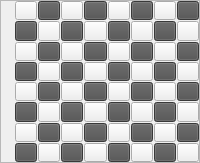
    <widget class="QFrame" name="frame">
     <property name="sizePolicy">
      <sizepolicy hsizetype="Expanding" vsizetype="Expanding">
       <horstretch>0</horstretch>
       <verstretch>0</verstretch>
      </sizepolicy>
     </property>
     <property name="frameShape">
      <enum>QFrame::StyledPanel</enum>
     </property>
     <property name="frameShadow">
      <enum>QFrame::Raised</enum>
     </property>
     <layout class="QHBoxLayout" name="horizontalLayout_3" stretch="1,40">
      <property name="spacing">
       <number>7</number>
      </property>
      <property name="leftMargin">
       <number>0</number>
      </property>
      <property name="topMargin">
       <number>0</number>
      </property>
      <property name="rightMargin">
       <number>0</number>
      </property>
      <property name="bottomMargin">
       <number>0</number>
      </property>
      <item>
       <layout class="QVBoxLayout" name="verticalLayout">
        <item>
         <widget class="QLabel" name="label_y7">
          <property name="text">
           <string/>
          </property>
         </widget>
        </item>
        <item>
         <widget class="QLabel" name="label_y6">
          <property name="text">
           <string/>
          </property>
         </widget>
        </item>
        <item>
         <widget class="QLabel" name="label_y5">
          <property name="text">
           <string/>
          </property>
         </widget>
        </item>
        <item>
         <widget class="QLabel" name="label_y4">
          <property name="text">
           <string/>
          </property>
         </widget>
        </item>
        <item>
         <widget class="QLabel" name="label_y3">
          <property name="text">
           <string/>
          </property>
         </widget>
        </item>
        <item>
         <widget class="QLabel" name="label_y2">
          <property name="text">
           <string/>
          </property>
         </widget>
        </item>
        <item>
         <widget class="QLabel" name="label_y1">
          <property name="text">
           <string/>
          </property>
         </widget>
        </item>
        <item>
         <widget class="QLabel" name="label_y0">
          <property name="text">
           <string/>
          </property>
         </widget>
        </item>
       </layout>
      </item>
      <item>
       <layout class="QGridLayout" name="gridLayout_2" rowstretch="1,1,1,1,1,1,1,1" columnstretch="1,1,1,1,1,1,1,1" rowminimumheight="1,1,1,1,1,1,1,1" columnminimumwidth="1,1,1,1,1,1,1,1">
        <property name="sizeConstraint">
         <enum>QLayout::SetDefaultConstraint</enum>
        </property>
        <property name="spacing">
         <number>1</number>
        </property>
        <item row="0" column="1">
         <widget class="QPushButton" name="B_15">
          <property name="sizePolicy">
           <sizepolicy hsizetype="Ignored" vsizetype="Ignored">
            <horstretch>0</horstretch>
            <verstretch>0</verstretch>
           </sizepolicy>
          </property>
          <property name="styleSheet">
           <string notr="true">background-color: rgb(80, 80, 80);</string>
          </property>
          <property name="text">
           <string/>
          </property>
         </widget>
        </item>
        <item row="0" column="2">
         <widget class="QPushButton" name="C_9">
          <property name="sizePolicy">
           <sizepolicy hsizetype="Ignored" vsizetype="Ignored">
            <horstretch>0</horstretch>
            <verstretch>0</verstretch>
           </sizepolicy>
          </property>
          <property name="text">
           <string/>
          </property>
         </widget>
        </item>
        <item row="4" column="7">
         <widget class="QPushButton" name="H_11">
          <property name="sizePolicy">
           <sizepolicy hsizetype="Ignored" vsizetype="Ignored">
            <horstretch>0</horstretch>
            <verstretch>0</verstretch>
           </sizepolicy>
          </property>
          <property name="styleSheet">
           <string>background-color: rgb(80, 80, 80);</string>
          </property>
          <property name="text">
           <string/>
          </property>
         </widget>
        </item>
        <item row="7" column="3">
         <widget class="QPushButton" name="D_15">
          <property name="sizePolicy">
           <sizepolicy hsizetype="Ignored" vsizetype="Ignored">
            <horstretch>0</horstretch>
            <verstretch>0</verstretch>
           </sizepolicy>
          </property>
          <property name="layoutDirection">
           <enum>Qt::LeftToRight</enum>
          </property>
          <property name="text">
           <string/>
          </property>
         </widget>
        </item>
        <item row="1" column="4">
         <widget class="QPushButton" name="E_16">
          <property name="sizePolicy">
           <sizepolicy hsizetype="Ignored" vsizetype="Ignored">
            <horstretch>0</horstretch>
            <verstretch>0</verstretch>
           </sizepolicy>
          </property>
          <property name="styleSheet">
           <string>background-color: rgb(80, 80, 80);</string>
          </property>
          <property name="text">
           <string/>
          </property>
         </widget>
        </item>
        <item row="2" column="6">
         <widget class="QPushButton" name="G_13">
          <property name="sizePolicy">
           <sizepolicy hsizetype="Ignored" vsizetype="Ignored">
            <horstretch>0</horstretch>
            <verstretch>0</verstretch>
           </sizepolicy>
          </property>
          <property name="text">
           <string/>
          </property>
         </widget>
        </item>
        <item row="5" column="4">
         <widget class="QPushButton" name="E_10">
          <property name="sizePolicy">
           <sizepolicy hsizetype="Ignored" vsizetype="Ignored">
            <horstretch>0</horstretch>
            <verstretch>0</verstretch>
           </sizepolicy>
          </property>
          <property name="styleSheet">
           <string>background-color: rgb(80, 80, 80);</string>
          </property>
          <property name="text">
           <string/>
          </property>
         </widget>
        </item>
        <item row="4" column="0">
         <widget class="QPushButton" name="A_14">
          <property name="sizePolicy">
           <sizepolicy hsizetype="Ignored" vsizetype="Ignored">
            <horstretch>0</horstretch>
            <verstretch>0</verstretch>
           </sizepolicy>
          </property>
          <property name="layoutDirection">
           <enum>Qt::LeftToRight</enum>
          </property>
          <property name="text">
           <string/>
          </property>
         </widget>
        </item>
        <item row="5" column="2">
         <widget class="QPushButton" name="C_16">
          <property name="sizePolicy">
           <sizepolicy hsizetype="Ignored" vsizetype="Ignored">
            <horstretch>0</horstretch>
            <verstretch>0</verstretch>
           </sizepolicy>
          </property>
          <property name="layoutDirection">
           <enum>Qt::LeftToRight</enum>
          </property>
          <property name="styleSheet">
           <string>background-color: rgb(80, 80, 80);</string>
          </property>
          <property name="text">
           <string/>
          </property>
         </widget>
        </item>
        <item row="1" column="3">
         <widget class="QPushButton" name="D_10">
          <property name="sizePolicy">
           <sizepolicy hsizetype="Ignored" vsizetype="Ignored">
            <horstretch>0</horstretch>
            <verstretch>0</verstretch>
           </sizepolicy>
          </property>
          <property name="text">
           <string/>
          </property>
         </widget>
        </item>
        <item row="0" column="5">
         <widget class="QPushButton" name="F_15">
          <property name="sizePolicy">
           <sizepolicy hsizetype="Ignored" vsizetype="Ignored">
            <horstretch>0</horstretch>
            <verstretch>0</verstretch>
           </sizepolicy>
          </property>
          <property name="styleSheet">
           <string>background-color: rgb(80, 80, 80);</string>
          </property>
          <property name="text">
           <string/>
          </property>
         </widget>
        </item>
        <item row="7" column="7">
         <widget class="QPushButton" name="H_12">
          <property name="sizePolicy">
           <sizepolicy hsizetype="Ignored" vsizetype="Ignored">
            <horstretch>0</horstretch>
            <verstretch>0</verstretch>
           </sizepolicy>
          </property>
          <property name="text">
           <string/>
          </property>
         </widget>
        </item>
        <item row="3" column="3">
         <widget class="QPushButton" name="D_13">
          <property name="sizePolicy">
           <sizepolicy hsizetype="Ignored" vsizetype="Ignored">
            <horstretch>0</horstretch>
            <verstretch>0</verstretch>
           </sizepolicy>
          </property>
          <property name="layoutDirection">
           <enum>Qt::LeftToRight</enum>
          </property>
          <property name="text">
           <string/>
          </property>
         </widget>
        </item>
        <item row="6" column="0">
         <widget class="QPushButton" name="A_12">
          <property name="sizePolicy">
           <sizepolicy hsizetype="Ignored" vsizetype="Ignored">
            <horstretch>0</horstretch>
            <verstretch>0</verstretch>
           </sizepolicy>
          </property>
          <property name="text">
           <string/>
          </property>
         </widget>
        </item>
        <item row="7" column="5">
         <widget class="QPushButton" name="F_16">
          <property name="sizePolicy">
           <sizepolicy hsizetype="Ignored" vsizetype="Ignored">
            <horstretch>0</horstretch>
            <verstretch>0</verstretch>
           </sizepolicy>
          </property>
          <property name="text">
           <string/>
          </property>
         </widget>
        </item>
        <item row="4" column="6">
         <widget class="QPushButton" name="G_9">
          <property name="sizePolicy">
           <sizepolicy hsizetype="Ignored" vsizetype="Ignored">
            <horstretch>0</horstretch>
            <verstretch>0</verstretch>
           </sizepolicy>
          </property>
          <property name="text">
           <string/>
          </property>
         </widget>
        </item>
        <item row="6" column="7">
         <widget class="QPushButton" name="H_15">
          <property name="sizePolicy">
           <sizepolicy hsizetype="Ignored" vsizetype="Ignored">
            <horstretch>0</horstretch>
            <verstretch>0</verstretch>
           </sizepolicy>
          </property>
          <property name="styleSheet">
           <string>background-color: rgb(80, 80, 80);</string>
          </property>
          <property name="text">
           <string/>
          </property>
         </widget>
        </item>
        <item row="4" column="2">
         <widget class="QPushButton" name="C_13">
          <property name="sizePolicy">
           <sizepolicy hsizetype="Ignored" vsizetype="Ignored">
            <horstretch>0</horstretch>
            <verstretch>0</verstretch>
           </sizepolicy>
          </property>
          <property name="layoutDirection">
           <enum>Qt::LeftToRight</enum>
          </property>
          <property name="text">
           <string/>
          </property>
         </widget>
        </item>
        <item row="3" column="5">
         <widget class="QPushButton" name="F_9">
          <property name="sizePolicy">
           <sizepolicy hsizetype="Ignored" vsizetype="Ignored">
            <horstretch>0</horstretch>
            <verstretch>0</verstretch>
           </sizepolicy>
          </property>
          <property name="text">
           <string/>
          </property>
         </widget>
        </item>
        <item row="0" column="7">
         <widget class="QPushButton" name="H_9">
          <property name="sizePolicy">
           <sizepolicy hsizetype="Ignored" vsizetype="Ignored">
            <horstretch>0</horstretch>
            <verstretch>0</verstretch>
           </sizepolicy>
          </property>
          <property name="styleSheet">
           <string>background-color: rgb(80, 80, 80);</string>
          </property>
          <property name="text">
           <string/>
          </property>
         </widget>
        </item>
        <item row="2" column="3">
         <widget class="QPushButton" name="D_9">
          <property name="sizePolicy">
           <sizepolicy hsizetype="Ignored" vsizetype="Ignored">
            <horstretch>0</horstretch>
            <verstretch>0</verstretch>
           </sizepolicy>
          </property>
          <property name="styleSheet">
           <string>background-color: rgb(80, 80, 80);</string>
          </property>
          <property name="text">
           <string/>
          </property>
         </widget>
        </item>
        <item row="1" column="2">
         <widget class="QPushButton" name="C_11">
          <property name="sizePolicy">
           <sizepolicy hsizetype="Ignored" vsizetype="Ignored">
            <horstretch>0</horstretch>
            <verstretch>0</verstretch>
           </sizepolicy>
          </property>
          <property name="styleSheet">
           <string>background-color: rgb(80, 80, 80);</string>
          </property>
          <property name="text">
           <string/>
          </property>
         </widget>
        </item>
        <item row="4" column="1">
         <widget class="QPushButton" name="B_13">
          <property name="sizePolicy">
           <sizepolicy hsizetype="Ignored" vsizetype="Ignored">
            <horstretch>0</horstretch>
            <verstretch>0</verstretch>
           </sizepolicy>
          </property>
          <property name="layoutDirection">
           <enum>Qt::LeftToRight</enum>
          </property>
          <property name="styleSheet">
           <string>background-color: rgb(80, 80, 80);</string>
          </property>
          <property name="text">
           <string/>
          </property>
         </widget>
        </item>
        <item row="7" column="6">
         <widget class="QPushButton" name="G_14">
          <property name="sizePolicy">
           <sizepolicy hsizetype="Ignored" vsizetype="Ignored">
            <horstretch>0</horstretch>
            <verstretch>0</verstretch>
           </sizepolicy>
          </property>
          <property name="styleSheet">
           <string>background-color: rgb(80, 80, 80);</string>
          </property>
          <property name="text">
           <string/>
          </property>
         </widget>
        </item>
        <item row="3" column="6">
         <widget class="QPushButton" name="G_15">
          <property name="sizePolicy">
           <sizepolicy hsizetype="Ignored" vsizetype="Ignored">
            <horstretch>0</horstretch>
            <verstretch>0</verstretch>
           </sizepolicy>
          </property>
          <property name="styleSheet">
           <string>background-color: rgb(80, 80, 80);</string>
          </property>
          <property name="text">
           <string/>
          </property>
         </widget>
        </item>
        <item row="3" column="0">
         <widget class="QPushButton" name="A_11">
          <property name="sizePolicy">
           <sizepolicy hsizetype="Ignored" vsizetype="Ignored">
            <horstretch>0</horstretch>
            <verstretch>0</verstretch>
           </sizepolicy>
          </property>
          <property name="layoutDirection">
           <enum>Qt::LeftToRight</enum>
          </property>
          <property name="styleSheet">
           <string>background-color: rgb(80, 80, 80);</string>
          </property>
          <property name="text">
           <string/>
          </property>
         </widget>
        </item>
        <item row="5" column="6">
         <widget class="QPushButton" name="G_10">
          <property name="sizePolicy">
           <sizepolicy hsizetype="Ignored" vsizetype="Ignored">
            <horstretch>0</horstretch>
            <verstretch>0</verstretch>
           </sizepolicy>
          </property>
          <property name="styleSheet">
           <string>background-color: rgb(80, 80, 80);</string>
          </property>
          <property name="text">
           <string/>
          </property>
         </widget>
        </item>
        <item row="3" column="4">
         <widget class="QPushButton" name="E_13">
          <property name="sizePolicy">
           <sizepolicy hsizetype="Ignored" vsizetype="Ignored">
            <horstretch>0</horstretch>
            <verstretch>0</verstretch>
           </sizepolicy>
          </property>
          <property name="styleSheet">
           <string>background-color: rgb(80, 80, 80);</string>
          </property>
          <property name="text">
           <string/>
          </property>
         </widget>
        </item>
        <item row="0" column="0">
         <widget class="QPushButton" name="A_16">
          <property name="sizePolicy">
           <sizepolicy hsizetype="Ignored" vsizetype="Ignored">
            <horstretch>0</horstretch>
            <verstretch>0</verstretch>
           </sizepolicy>
          </property>
          <property name="text">
           <string/>
          </property>
         </widget>
        </item>
        <item row="6" column="1">
         <widget class="QPushButton" name="B_9">
          <property name="sizePolicy">
           <sizepolicy hsizetype="Ignored" vsizetype="Ignored">
            <horstretch>0</horstretch>
            <verstretch>0</verstretch>
           </sizepolicy>
          </property>
          <property name="styleSheet">
           <string>background-color: rgb(80, 80, 80);</string>
          </property>
          <property name="text">
           <string/>
          </property>
         </widget>
        </item>
        <item row="2" column="5">
         <widget class="QPushButton" name="F_10">
          <property name="sizePolicy">
           <sizepolicy hsizetype="Ignored" vsizetype="Ignored">
            <horstretch>0</horstretch>
            <verstretch>0</verstretch>
           </sizepolicy>
          </property>
          <property name="styleSheet">
           <string>background-color: rgb(80, 80, 80);</string>
          </property>
          <property name="text">
           <string/>
          </property>
         </widget>
        </item>
        <item row="7" column="0">
         <widget class="QPushButton" name="A_10">
          <property name="sizePolicy">
           <sizepolicy hsizetype="Ignored" vsizetype="Ignored">
            <horstretch>0</horstretch>
            <verstretch>0</verstretch>
           </sizepolicy>
          </property>
          <property name="layoutDirection">
           <enum>Qt::LeftToRight</enum>
          </property>
          <property name="styleSheet">
           <string notr="true">background-color: rgb(80, 80, 80);</string>
          </property>
          <property name="text">
           <string/>
          </property>
         </widget>
        </item>
        <item row="6" column="2">
         <widget class="QPushButton" name="C_10">
          <property name="sizePolicy">
           <sizepolicy hsizetype="Ignored" vsizetype="Ignored">
            <horstretch>0</horstretch>
            <verstretch>0</verstretch>
           </sizepolicy>
          </property>
          <property name="text">
           <string/>
          </property>
         </widget>
        </item>
        <item row="1" column="5">
         <widget class="QPushButton" name="F_12">
          <property name="sizePolicy">
           <sizepolicy hsizetype="Ignored" vsizetype="Ignored">
            <horstretch>0</horstretch>
            <verstretch>0</verstretch>
           </sizepolicy>
          </property>
          <property name="text">
           <string/>
          </property>
         </widget>
        </item>
        <item row="5" column="0">
         <widget class="QPushButton" name="A_13">
          <property name="sizePolicy">
           <sizepolicy hsizetype="Ignored" vsizetype="Ignored">
            <horstretch>0</horstretch>
            <verstretch>0</verstretch>
           </sizepolicy>
          </property>
          <property name="layoutDirection">
           <enum>Qt::LeftToRight</enum>
          </property>
          <property name="styleSheet">
           <string>background-color: rgb(80, 80, 80);</string>
          </property>
          <property name="text">
           <string/>
          </property>
         </widget>
        </item>
        <item row="2" column="7">
         <widget class="QPushButton" name="H_16">
          <property name="sizePolicy">
           <sizepolicy hsizetype="Ignored" vsizetype="Ignored">
            <horstretch>0</horstretch>
            <verstretch>0</verstretch>
           </sizepolicy>
          </property>
          <property name="styleSheet">
           <string>background-color: rgb(80, 80, 80);</string>
          </property>
          <property name="text">
           <string/>
          </property>
         </widget>
        </item>
        <item row="1" column="1">
         <widget class="QPushButton" name="B_12">
          <property name="sizePolicy">
           <sizepolicy hsizetype="Ignored" vsizetype="Ignored">
            <horstretch>0</horstretch>
            <verstretch>0</verstretch>
           </sizepolicy>
          </property>
          <property name="text">
           <string/>
          </property>
         </widget>
        </item>
        <item row="7" column="4">
         <widget class="QPushButton" name="E_9">
          <property name="sizePolicy">
           <sizepolicy hsizetype="Ignored" vsizetype="Ignored">
            <horstretch>0</horstretch>
            <verstretch>0</verstretch>
           </sizepolicy>
          </property>
          <property name="styleSheet">
           <string>background-color: rgb(80, 80, 80);</string>
          </property>
          <property name="text">
           <string/>
          </property>
         </widget>
        </item>
        <item row="5" column="1">
         <widget class="QPushButton" name="B_14">
          <property name="sizePolicy">
           <sizepolicy hsizetype="Ignored" vsizetype="Ignored">
            <horstretch>0</horstretch>
            <verstretch>0</verstretch>
           </sizepolicy>
          </property>
          <property name="layoutDirection">
           <enum>Qt::LeftToRight</enum>
          </property>
          <property name="text">
           <string/>
          </property>
         </widget>
        </item>
        <item row="6" column="4">
         <widget class="QPushButton" name="E_11">
          <property name="sizePolicy">
           <sizepolicy hsizetype="Ignored" vsizetype="Ignored">
            <horstretch>0</horstretch>
            <verstretch>0</verstretch>
           </sizepolicy>
          </property>
          <property name="text">
           <string/>
          </property>
         </widget>
        </item>
        <item row="2" column="4">
         <widget class="QPushButton" name="E_12">
          <property name="sizePolicy">
           <sizepolicy hsizetype="Ignored" vsizetype="Ignored">
            <horstretch>0</horstretch>
            <verstretch>0</verstretch>
           </sizepolicy>
          </property>
          <property name="text">
           <string/>
          </property>
         </widget>
        </item>
        <item row="0" column="4">
         <widget class="QPushButton" name="E_14">
          <property name="sizePolicy">
           <sizepolicy hsizetype="Ignored" vsizetype="Ignored">
            <horstretch>0</horstretch>
            <verstretch>0</verstretch>
           </sizepolicy>
          </property>
          <property name="text">
           <string/>
          </property>
         </widget>
        </item>
        <item row="6" column="3">
         <widget class="QPushButton" name="D_14">
          <property name="sizePolicy">
           <sizepolicy hsizetype="Ignored" vsizetype="Ignored">
            <horstretch>0</horstretch>
            <verstretch>0</verstretch>
           </sizepolicy>
          </property>
          <property name="styleSheet">
           <string>background-color: rgb(80, 80, 80);</string>
          </property>
          <property name="text">
           <string/>
          </property>
         </widget>
        </item>
        <item row="5" column="5">
         <widget class="QPushButton" name="F_14">
          <property name="sizePolicy">
           <sizepolicy hsizetype="Ignored" vsizetype="Ignored">
            <horstretch>0</horstretch>
            <verstretch>0</verstretch>
           </sizepolicy>
          </property>
          <property name="text">
           <string/>
          </property>
         </widget>
        </item>
        <item row="1" column="7">
         <widget class="QPushButton" name="H_13">
          <property name="sizePolicy">
           <sizepolicy hsizetype="Ignored" vsizetype="Ignored">
            <horstretch>0</horstretch>
            <verstretch>0</verstretch>
           </sizepolicy>
          </property>
          <property name="text">
           <string/>
          </property>
         </widget>
        </item>
        <item row="0" column="3">
         <widget class="QPushButton" name="D_12">
          <property name="sizePolicy">
           <sizepolicy hsizetype="Ignored" vsizetype="Ignored">
            <horstretch>0</horstretch>
            <verstretch>0</verstretch>
           </sizepolicy>
          </property>
          <property name="styleSheet">
           <string>background-color: rgb(80, 80, 80);</string>
          </property>
          <property name="text">
           <string/>
          </property>
         </widget>
        </item>
        <item row="3" column="2">
         <widget class="QPushButton" name="C_14">
          <property name="sizePolicy">
           <sizepolicy hsizetype="Ignored" vsizetype="Ignored">
            <horstretch>0</horstretch>
            <verstretch>0</verstretch>
           </sizepolicy>
          </property>
          <property name="layoutDirection">
           <enum>Qt::LeftToRight</enum>
          </property>
          <property name="styleSheet">
           <string>background-color: rgb(80, 80, 80);</string>
          </property>
          <property name="text">
           <string/>
          </property>
         </widget>
        </item>
        <item row="2" column="2">
         <widget class="QPushButton" name="C_15">
          <property name="sizePolicy">
           <sizepolicy hsizetype="Ignored" vsizetype="Ignored">
            <horstretch>0</horstretch>
            <verstretch>0</verstretch>
           </sizepolicy>
          </property>
          <property name="text">
           <string/>
          </property>
         </widget>
        </item>
        <item row="1" column="6">
         <widget class="QPushButton" name="G_11">
          <property name="sizePolicy">
           <sizepolicy hsizetype="Ignored" vsizetype="Ignored">
            <horstretch>0</horstretch>
            <verstretch>0</verstretch>
           </sizepolicy>
          </property>
          <property name="styleSheet">
           <string>background-color: rgb(80, 80, 80);</string>
          </property>
          <property name="text">
           <string/>
          </property>
         </widget>
        </item>
        <item row="3" column="1">
         <widget class="QPushButton" name="B_11">
          <property name="sizePolicy">
           <sizepolicy hsizetype="Ignored" vsizetype="Ignored">
            <horstretch>0</horstretch>
            <verstretch>0</verstretch>
           </sizepolicy>
          </property>
          <property name="layoutDirection">
           <enum>Qt::LeftToRight</enum>
          </property>
          <property name="text">
           <string/>
          </property>
         </widget>
        </item>
        <item row="4" column="5">
         <widget class="QPushButton" name="F_13">
          <property name="sizePolicy">
           <sizepolicy hsizetype="Ignored" vsizetype="Ignored">
            <horstretch>0</horstretch>
            <verstretch>0</verstretch>
           </sizepolicy>
          </property>
          <property name="styleSheet">
           <string>background-color: rgb(80, 80, 80);</string>
          </property>
          <property name="text">
           <string/>
          </property>
         </widget>
        </item>
        <item row="7" column="2">
         <widget class="QPushButton" name="C_12">
          <property name="sizePolicy">
           <sizepolicy hsizetype="Ignored" vsizetype="Ignored">
            <horstretch>0</horstretch>
            <verstretch>0</verstretch>
           </sizepolicy>
          </property>
          <property name="layoutDirection">
           <enum>Qt::LeftToRight</enum>
          </property>
          <property name="styleSheet">
           <string>background-color: rgb(80, 80, 80);</string>
          </property>
          <property name="text">
           <string/>
          </property>
         </widget>
        </item>
        <item row="5" column="7">
         <widget class="QPushButton" name="H_14">
          <property name="sizePolicy">
           <sizepolicy hsizetype="Ignored" vsizetype="Ignored">
            <horstretch>0</horstretch>
            <verstretch>0</verstretch>
           </sizepolicy>
          </property>
          <property name="text">
           <string/>
          </property>
         </widget>
        </item>
        <item row="4" column="4">
         <widget class="QPushButton" name="E_15">
          <property name="sizePolicy">
           <sizepolicy hsizetype="Ignored" vsizetype="Ignored">
            <horstretch>0</horstretch>
            <verstretch>0</verstretch>
           </sizepolicy>
          </property>
          <property name="text">
           <string/>
          </property>
         </widget>
        </item>
        <item row="0" column="6">
         <widget class="QPushButton" name="G_12">
          <property name="sizePolicy">
           <sizepolicy hsizetype="Ignored" vsizetype="Ignored">
            <horstretch>0</horstretch>
            <verstretch>0</verstretch>
           </sizepolicy>
          </property>
          <property name="text">
           <string/>
          </property>
         </widget>
        </item>
        <item row="2" column="0">
         <widget class="QPushButton" name="A_15">
          <property name="sizePolicy">
           <sizepolicy hsizetype="Ignored" vsizetype="Ignored">
            <horstretch>0</horstretch>
            <verstretch>0</verstretch>
           </sizepolicy>
          </property>
          <property name="text">
           <string/>
          </property>
         </widget>
        </item>
        <item row="2" column="1">
         <widget class="QPushButton" name="B_10">
          <property name="sizePolicy">
           <sizepolicy hsizetype="Ignored" vsizetype="Ignored">
            <horstretch>0</horstretch>
            <verstretch>0</verstretch>
           </sizepolicy>
          </property>
          <property name="styleSheet">
           <string>background-color: rgb(80, 80, 80);</string>
          </property>
          <property name="text">
           <string/>
          </property>
         </widget>
        </item>
        <item row="3" column="7">
         <widget class="QPushButton" name="H_10">
          <property name="sizePolicy">
           <sizepolicy hsizetype="Ignored" vsizetype="Ignored">
            <horstretch>0</horstretch>
            <verstretch>0</verstretch>
           </sizepolicy>
          </property>
          <property name="text">
           <string/>
          </property>
         </widget>
        </item>
        <item row="4" column="3">
         <widget class="QPushButton" name="D_11">
          <property name="sizePolicy">
           <sizepolicy hsizetype="Ignored" vsizetype="Ignored">
            <horstretch>0</horstretch>
            <verstretch>0</verstretch>
           </sizepolicy>
          </property>
          <property name="layoutDirection">
           <enum>Qt::LeftToRight</enum>
          </property>
          <property name="styleSheet">
           <string>background-color: rgb(80, 80, 80);</string>
          </property>
          <property name="text">
           <string/>
          </property>
         </widget>
        </item>
        <item row="7" column="1">
         <widget class="QPushButton" name="B_16">
          <property name="sizePolicy">
           <sizepolicy hsizetype="Ignored" vsizetype="Ignored">
            <horstretch>0</horstretch>
            <verstretch>0</verstretch>
           </sizepolicy>
          </property>
          <property name="layoutDirection">
           <enum>Qt::LeftToRight</enum>
          </property>
          <property name="text">
           <string/>
          </property>
         </widget>
        </item>
        <item row="5" column="3">
         <widget class="QPushButton" name="D_16">
          <property name="enabled">
           <bool>true</bool>
          </property>
          <property name="sizePolicy">
           <sizepolicy hsizetype="Ignored" vsizetype="Ignored">
            <horstretch>0</horstretch>
            <verstretch>0</verstretch>
           </sizepolicy>
          </property>
          <property name="layoutDirection">
           <enum>Qt::LeftToRight</enum>
          </property>
          <property name="text">
           <string/>
          </property>
          <property name="checkable">
           <bool>false</bool>
          </property>
         </widget>
        </item>
        <item row="1" column="0">
         <widget class="QPushButton" name="A_9">
          <property name="sizePolicy">
           <sizepolicy hsizetype="Ignored" vsizetype="Ignored">
            <horstretch>0</horstretch>
            <verstretch>0</verstretch>
           </sizepolicy>
          </property>
          <property name="styleSheet">
           <string>background-color: rgb(80, 80, 80);</string>
          </property>
          <property name="text">
           <string/>
          </property>
         </widget>
        </item>
        <item row="6" column="5">
         <widget class="QPushButton" name="F_11">
          <property name="sizePolicy">
           <sizepolicy hsizetype="Ignored" vsizetype="Ignored">
            <horstretch>0</horstretch>
            <verstretch>0</verstretch>
           </sizepolicy>
          </property>
          <property name="styleSheet">
           <string>background-color: rgb(80, 80, 80);</string>
          </property>
          <property name="text">
           <string/>
          </property>
         </widget>
        </item>
        <item row="6" column="6">
         <widget class="QPushButton" name="G_16">
          <property name="sizePolicy">
           <sizepolicy hsizetype="Ignored" vsizetype="Ignored">
            <horstretch>0</horstretch>
            <verstretch>0</verstretch>
           </sizepolicy>
          </property>
          <property name="text">
           <string/>
          </property>
         </widget>
        </item>
       </layout>
      </item>
     </layout>
    </widget>
